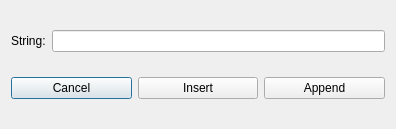
<?xml version="1.0" encoding="UTF-8"?>
<ui version="4.0">
 <class>stringBox</class>
 <widget class="QDialog" name="stringBox">
  <property name="geometry">
   <rect>
    <x>0</x>
    <y>0</y>
    <width>396</width>
    <height>129</height>
   </rect>
  </property>
  <property name="windowTitle">
   <string>String Settings</string>
  </property>
  <layout class="QGridLayout" name="gridLayout">
   <item row="1" column="0" colspan="2">
    <layout class="QHBoxLayout" name="horizontalLayout">
     <item>
      <widget class="QPushButton" name="cancelAction">
       <property name="text">
        <string>Cancel</string>
       </property>
      </widget>
     </item>
     <item>
      <widget class="QPushButton" name="insertAction">
       <property name="text">
        <string>Insert</string>
       </property>
      </widget>
     </item>
     <item>
      <widget class="QPushButton" name="appendAction">
       <property name="text">
        <string>Append</string>
       </property>
      </widget>
     </item>
    </layout>
   </item>
   <item row="0" column="0" colspan="2">
    <layout class="QHBoxLayout" name="horizontalLayout_2">
     <item>
      <widget class="QLabel" name="label">
       <property name="text">
        <string>String:</string>
       </property>
      </widget>
     </item>
     <item>
      <widget class="QLineEdit" name="stringName"/>
     </item>
    </layout>
   </item>
  </layout>
 </widget>
 <resources/>
 <connections/>
</ui>
